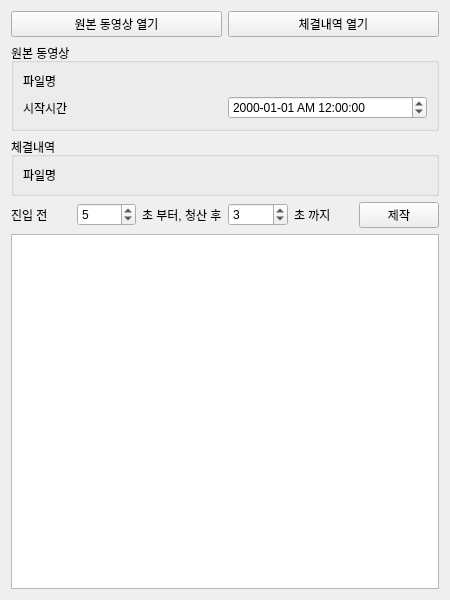
<?xml version="1.0" encoding="UTF-8"?>
<ui version="4.0">
 <class>Form</class>
 <widget class="QWidget" name="Form">
  <property name="geometry">
   <rect>
    <x>0</x>
    <y>0</y>
    <width>450</width>
    <height>600</height>
   </rect>
  </property>
  <property name="windowTitle">
   <string>체결영상 제작</string>
  </property>
  <layout class="QGridLayout" name="gridLayout_5">
   <item row="0" column="0">
    <layout class="QVBoxLayout" name="verticalLayout">
     <item>
      <layout class="QHBoxLayout" name="horizontalLayout_2">
       <item>
        <widget class="QPushButton" name="btn_video_open">
         <property name="text">
          <string>원본 동영상 열기</string>
         </property>
        </widget>
       </item>
       <item>
        <widget class="QPushButton" name="btn_csv_open">
         <property name="text">
          <string>체결내역 열기</string>
         </property>
        </widget>
       </item>
      </layout>
     </item>
     <item>
      <widget class="QGroupBox" name="groupBox">
       <property name="title">
        <string>원본 동영상</string>
       </property>
       <layout class="QGridLayout" name="gridLayout_2">
        <item row="0" column="0">
         <layout class="QGridLayout" name="gridLayout">
          <item row="0" column="1">
           <widget class="QLabel" name="label_video_name">
            <property name="text">
             <string/>
            </property>
           </widget>
          </item>
          <item row="0" column="0">
           <widget class="QLabel" name="label">
            <property name="text">
             <string>파일명</string>
            </property>
           </widget>
          </item>
          <item row="1" column="0">
           <widget class="QLabel" name="label_3">
            <property name="text">
             <string>시작시간</string>
            </property>
           </widget>
          </item>
          <item row="1" column="1">
           <widget class="QDateTimeEdit" name="dtEdit_movie">
            <property name="displayFormat">
             <string>yyyy-MM-dd AP hh:mm:ss</string>
            </property>
           </widget>
          </item>
         </layout>
        </item>
       </layout>
      </widget>
     </item>
     <item>
      <widget class="QGroupBox" name="groupBox_2">
       <property name="title">
        <string>체결내역</string>
       </property>
       <layout class="QGridLayout" name="gridLayout_4">
        <item row="0" column="0">
         <layout class="QGridLayout" name="gridLayout_3">
          <item row="0" column="0">
           <widget class="QLabel" name="label_4">
            <property name="text">
             <string>파일명</string>
            </property>
           </widget>
          </item>
          <item row="0" column="1">
           <widget class="QLabel" name="label_csv_name">
            <property name="text">
             <string/>
            </property>
           </widget>
          </item>
         </layout>
        </item>
       </layout>
      </widget>
     </item>
     <item>
      <layout class="QHBoxLayout" name="horizontalLayout">
       <item>
        <widget class="QLabel" name="label_6">
         <property name="text">
          <string>진입 전</string>
         </property>
        </widget>
       </item>
       <item>
        <widget class="QSpinBox" name="spin_prev">
         <property name="minimum">
          <number>1</number>
         </property>
         <property name="maximum">
          <number>60</number>
         </property>
         <property name="value">
          <number>5</number>
         </property>
        </widget>
       </item>
       <item>
        <widget class="QLabel" name="label_7">
         <property name="text">
          <string>초 부터, 청산 후</string>
         </property>
        </widget>
       </item>
       <item>
        <widget class="QSpinBox" name="spin_after">
         <property name="minimum">
          <number>1</number>
         </property>
         <property name="maximum">
          <number>60</number>
         </property>
         <property name="value">
          <number>3</number>
         </property>
        </widget>
       </item>
       <item>
        <widget class="QLabel" name="label_8">
         <property name="text">
          <string>초 까지</string>
         </property>
        </widget>
       </item>
       <item>
        <widget class="QPushButton" name="btn_make">
         <property name="text">
          <string>제작</string>
         </property>
        </widget>
       </item>
      </layout>
     </item>
     <item>
      <widget class="QTableWidget" name="table">
       <property name="showGrid">
        <bool>false</bool>
       </property>
      </widget>
     </item>
    </layout>
   </item>
  </layout>
 </widget>
 <resources/>
 <connections/>
</ui>
